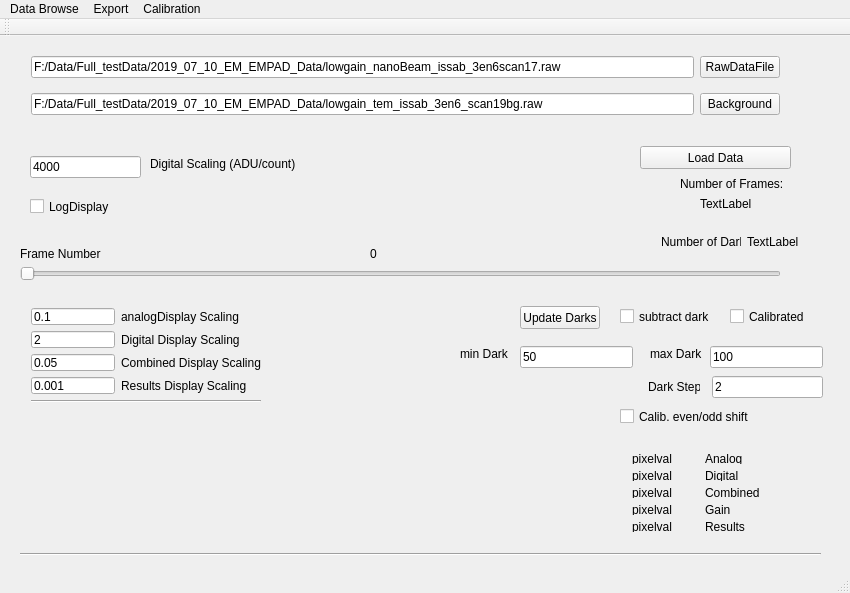
<?xml version="1.0" encoding="UTF-8"?>
<ui version="4.0">
 <class>MainWindow</class>
 <widget class="QMainWindow" name="MainWindow">
  <property name="geometry">
   <rect>
    <x>0</x>
    <y>0</y>
    <width>850</width>
    <height>593</height>
   </rect>
  </property>
  <property name="windowTitle">
   <string>EMPAD Browser v0.05preBeta - Hugh Philipp</string>
  </property>
  <widget class="QWidget" name="centralWidget">
   <widget class="QSlider" name="frameSlider">
    <property name="geometry">
     <rect>
      <x>20</x>
      <y>230</y>
      <width>761</width>
      <height>16</height>
     </rect>
    </property>
    <property name="orientation">
     <enum>Qt::Horizontal</enum>
    </property>
   </widget>
   <widget class="QLineEdit" name="lineEdit_3">
    <property name="geometry">
     <rect>
      <x>30</x>
      <y>120</y>
      <width>111</width>
      <height>22</height>
     </rect>
    </property>
    <property name="text">
     <string>4000</string>
    </property>
   </widget>
   <widget class="QLabel" name="label">
    <property name="geometry">
     <rect>
      <x>150</x>
      <y>120</y>
      <width>151</width>
      <height>16</height>
     </rect>
    </property>
    <property name="text">
     <string>Digital Scaling (ADU/count)</string>
    </property>
   </widget>
   <widget class="QWidget" name="gridLayoutWidget">
    <property name="geometry">
     <rect>
      <x>20</x>
      <y>0</y>
      <width>771</width>
      <height>101</height>
     </rect>
    </property>
    <layout class="QGridLayout" name="gridLayout">
     <item row="0" column="0">
      <widget class="QLineEdit" name="lineEdit">
       <property name="text">
        <string>F:/Data/Full_testData/2019_07_10_EM_EMPAD_Data/lowgain_nanoBeam_issab_3en6scan17.raw</string>
       </property>
      </widget>
     </item>
     <item row="0" column="1">
      <widget class="QPushButton" name="pushButton">
       <property name="text">
        <string>RawDataFile</string>
       </property>
      </widget>
     </item>
     <item row="1" column="0">
      <widget class="QLineEdit" name="lineEdit_2">
       <property name="text">
        <string>F:/Data/Full_testData/2019_07_10_EM_EMPAD_Data/lowgain_tem_issab_3en6_scan19bg.raw</string>
       </property>
      </widget>
     </item>
     <item row="1" column="1">
      <widget class="QPushButton" name="pushButton_2">
       <property name="text">
        <string>Background</string>
       </property>
      </widget>
     </item>
    </layout>
   </widget>
   <widget class="QLabel" name="label_2">
    <property name="geometry">
     <rect>
      <x>20</x>
      <y>210</y>
      <width>121</width>
      <height>16</height>
     </rect>
    </property>
    <property name="text">
     <string>Frame Number</string>
    </property>
   </widget>
   <widget class="QLabel" name="label_3">
    <property name="geometry">
     <rect>
      <x>370</x>
      <y>210</y>
      <width>52</width>
      <height>15</height>
     </rect>
    </property>
    <property name="text">
     <string>0</string>
    </property>
   </widget>
   <widget class="QPushButton" name="pushButton_3">
    <property name="geometry">
     <rect>
      <x>640</x>
      <y>110</y>
      <width>151</width>
      <height>23</height>
     </rect>
    </property>
    <property name="text">
     <string>Load Data</string>
    </property>
   </widget>
   <widget class="QLabel" name="label_4">
    <property name="geometry">
     <rect>
      <x>680</x>
      <y>140</y>
      <width>111</width>
      <height>16</height>
     </rect>
    </property>
    <property name="text">
     <string>Number of Frames:</string>
    </property>
   </widget>
   <widget class="QLabel" name="numFrames">
    <property name="geometry">
     <rect>
      <x>700</x>
      <y>160</y>
      <width>81</width>
      <height>16</height>
     </rect>
    </property>
    <property name="text">
     <string>TextLabel</string>
    </property>
   </widget>
   <widget class="QCheckBox" name="checkBox">
    <property name="geometry">
     <rect>
      <x>620</x>
      <y>270</y>
      <width>91</width>
      <height>21</height>
     </rect>
    </property>
    <property name="text">
     <string>subtract dark</string>
    </property>
   </widget>
   <widget class="QWidget" name="horizontalLayoutWidget">
    <property name="geometry">
     <rect>
      <x>650</x>
      <y>190</y>
      <width>160</width>
      <height>31</height>
     </rect>
    </property>
    <layout class="QHBoxLayout" name="horizontalLayout">
     <item>
      <widget class="QLabel" name="label_8">
       <property name="text">
        <string>Number of Darks:</string>
       </property>
      </widget>
     </item>
     <item>
      <widget class="QLabel" name="label_9">
       <property name="text">
        <string>TextLabel</string>
       </property>
      </widget>
     </item>
    </layout>
   </widget>
   <widget class="QLineEdit" name="lineEdit_7">
    <property name="geometry">
     <rect>
      <x>520</x>
      <y>310</y>
      <width>113</width>
      <height>22</height>
     </rect>
    </property>
    <property name="text">
     <string>50</string>
    </property>
   </widget>
   <widget class="QLineEdit" name="lineEdit_8">
    <property name="geometry">
     <rect>
      <x>710</x>
      <y>310</y>
      <width>113</width>
      <height>22</height>
     </rect>
    </property>
    <property name="text">
     <string>100</string>
    </property>
   </widget>
   <widget class="QPushButton" name="pushButton_4">
    <property name="geometry">
     <rect>
      <x>520</x>
      <y>270</y>
      <width>80</width>
      <height>23</height>
     </rect>
    </property>
    <property name="text">
     <string>Update Darks</string>
    </property>
   </widget>
   <widget class="QLabel" name="label_10">
    <property name="geometry">
     <rect>
      <x>460</x>
      <y>310</y>
      <width>52</width>
      <height>15</height>
     </rect>
    </property>
    <property name="text">
     <string>min Dark</string>
    </property>
   </widget>
   <widget class="QLabel" name="label_11">
    <property name="geometry">
     <rect>
      <x>650</x>
      <y>310</y>
      <width>52</width>
      <height>15</height>
     </rect>
    </property>
    <property name="text">
     <string>max Dark</string>
    </property>
   </widget>
   <widget class="QCheckBox" name="checkBox_2">
    <property name="geometry">
     <rect>
      <x>30</x>
      <y>160</y>
      <width>91</width>
      <height>21</height>
     </rect>
    </property>
    <property name="text">
     <string>LogDisplay</string>
    </property>
   </widget>
   <widget class="QWidget" name="horizontalLayoutWidget_2">
    <property name="geometry">
     <rect>
      <x>80</x>
      <y>406</y>
      <width>581</width>
      <height>20</height>
     </rect>
    </property>
    <layout class="QHBoxLayout" name="horizontalLayout_2">
     <item>
      <widget class="QLabel" name="label_12">
       <property name="text">
        <string>Pixel: x:</string>
       </property>
      </widget>
     </item>
     <item>
      <widget class="QLabel" name="label_13">
       <property name="text">
        <string>xval</string>
       </property>
      </widget>
     </item>
     <item>
      <widget class="QLabel" name="label_14">
       <property name="text">
        <string>y:</string>
       </property>
      </widget>
     </item>
     <item>
      <widget class="QLabel" name="label_15">
       <property name="text">
        <string>yval</string>
       </property>
      </widget>
     </item>
     <item>
      <widget class="QLabel" name="label_16">
       <property name="text">
        <string>Pixel Value:</string>
       </property>
      </widget>
     </item>
    </layout>
   </widget>
   <widget class="QLineEdit" name="lineEdit_darkStep">
    <property name="geometry">
     <rect>
      <x>712</x>
      <y>340</y>
      <width>111</width>
      <height>22</height>
     </rect>
    </property>
    <property name="text">
     <string>2</string>
    </property>
   </widget>
   <widget class="QLabel" name="label_19">
    <property name="geometry">
     <rect>
      <x>648</x>
      <y>343</y>
      <width>52</width>
      <height>15</height>
     </rect>
    </property>
    <property name="text">
     <string>Dark Step</string>
    </property>
   </widget>
   <widget class="Line" name="line_2">
    <property name="geometry">
     <rect>
      <x>20</x>
      <y>510</y>
      <width>801</width>
      <height>16</height>
     </rect>
    </property>
    <property name="orientation">
     <enum>Qt::Horizontal</enum>
    </property>
   </widget>
   <widget class="QWidget" name="layoutWidget">
    <property name="geometry">
     <rect>
      <x>80</x>
      <y>435</y>
      <width>191</width>
      <height>17</height>
     </rect>
    </property>
    <layout class="QHBoxLayout" name="horizontalLayout_3">
     <item>
      <widget class="QLabel" name="label_17">
       <property name="text">
        <string>Mouse on:</string>
       </property>
      </widget>
     </item>
     <item>
      <widget class="QLabel" name="label_18">
       <property name="text">
        <string>ImageName</string>
       </property>
      </widget>
     </item>
    </layout>
   </widget>
   <widget class="QWidget" name="layoutWidget">
    <property name="geometry">
     <rect>
      <x>621</x>
      <y>406</y>
      <width>161</width>
      <height>101</height>
     </rect>
    </property>
    <layout class="QGridLayout" name="gridLayout_3">
     <item row="0" column="0">
      <widget class="QLabel" name="label_anaPix">
       <property name="text">
        <string>pixelval</string>
       </property>
      </widget>
     </item>
     <item row="0" column="1">
      <widget class="QLabel" name="label_22">
       <property name="text">
        <string>Analog</string>
       </property>
      </widget>
     </item>
     <item row="1" column="0">
      <widget class="QLabel" name="label_digPix">
       <property name="text">
        <string>pixelval</string>
       </property>
      </widget>
     </item>
     <item row="1" column="1">
      <widget class="QLabel" name="label_23">
       <property name="text">
        <string>Digital</string>
       </property>
      </widget>
     </item>
     <item row="2" column="0">
      <widget class="QLabel" name="label_comPix">
       <property name="text">
        <string>pixelval</string>
       </property>
      </widget>
     </item>
     <item row="2" column="1">
      <widget class="QLabel" name="label_24">
       <property name="text">
        <string>Combined</string>
       </property>
      </widget>
     </item>
     <item row="3" column="0">
      <widget class="QLabel" name="label_gainPix">
       <property name="text">
        <string>pixelval</string>
       </property>
      </widget>
     </item>
     <item row="3" column="1">
      <widget class="QLabel" name="label_29">
       <property name="text">
        <string>Gain</string>
       </property>
      </widget>
     </item>
     <item row="4" column="0">
      <widget class="QLabel" name="label_resPix">
       <property name="text">
        <string>pixelval</string>
       </property>
      </widget>
     </item>
     <item row="4" column="1">
      <widget class="QLabel" name="label_28">
       <property name="text">
        <string>Results</string>
       </property>
      </widget>
     </item>
    </layout>
   </widget>
   <widget class="QWidget" name="layoutWidget">
    <property name="geometry">
     <rect>
      <x>20</x>
      <y>261</y>
      <width>252</width>
      <height>117</height>
     </rect>
    </property>
    <layout class="QGridLayout" name="gridLayout_2">
     <item row="0" column="0">
      <widget class="QLineEdit" name="lineEdit_4">
       <property name="text">
        <string>0.1</string>
       </property>
      </widget>
     </item>
     <item row="0" column="1">
      <widget class="QLabel" name="label_5">
       <property name="text">
        <string>analogDisplay Scaling</string>
       </property>
      </widget>
     </item>
     <item row="1" column="0">
      <widget class="QLineEdit" name="lineEdit_5">
       <property name="text">
        <string>2</string>
       </property>
      </widget>
     </item>
     <item row="1" column="1">
      <widget class="QLabel" name="label_6">
       <property name="text">
        <string>Digital Display Scaling</string>
       </property>
      </widget>
     </item>
     <item row="2" column="0">
      <widget class="QLineEdit" name="lineEdit_6">
       <property name="text">
        <string>0.05</string>
       </property>
      </widget>
     </item>
     <item row="2" column="1">
      <widget class="QLabel" name="label_7">
       <property name="text">
        <string>Combined Display Scaling</string>
       </property>
      </widget>
     </item>
     <item row="3" column="0">
      <widget class="QLineEdit" name="lineEdit_resultsScale">
       <property name="text">
        <string>0.001</string>
       </property>
      </widget>
     </item>
     <item row="3" column="1">
      <widget class="QLabel" name="label_20">
       <property name="text">
        <string>Results Display Scaling</string>
       </property>
      </widget>
     </item>
     <item row="4" column="0" colspan="2">
      <widget class="Line" name="line">
       <property name="orientation">
        <enum>Qt::Horizontal</enum>
       </property>
      </widget>
     </item>
    </layout>
   </widget>
   <widget class="QCheckBox" name="checkBox_calib">
    <property name="geometry">
     <rect>
      <x>730</x>
      <y>270</y>
      <width>91</width>
      <height>21</height>
     </rect>
    </property>
    <property name="text">
     <string>Calibrated</string>
    </property>
   </widget>
   <widget class="QCheckBox" name="checkBox_evenOdd">
    <property name="geometry">
     <rect>
      <x>620</x>
      <y>370</y>
      <width>161</width>
      <height>21</height>
     </rect>
    </property>
    <property name="text">
     <string>Calib. even/odd shift</string>
    </property>
   </widget>
  </widget>
  <widget class="QMenuBar" name="menuBar">
   <property name="geometry">
    <rect>
     <x>0</x>
     <y>0</y>
     <width>850</width>
     <height>24</height>
    </rect>
   </property>
   <widget class="QMenu" name="menuData">
    <property name="title">
     <string>Data Browse</string>
    </property>
    <addaction name="actionHistogram_Pixel"/>
    <addaction name="actionPlot_Pixel_Values"/>
    <addaction name="actionHistogram_Area"/>
    <addaction name="actionCalc_Debounce_Offsets"/>
    <addaction name="actionAdd_Frames"/>
   </widget>
   <widget class="QMenu" name="menuExport">
    <property name="title">
     <string>Export</string>
    </property>
    <addaction name="actionSave_Video"/>
    <addaction name="actionExport_Calibrated_Data"/>
   </widget>
   <widget class="QMenu" name="menuCalibration">
    <property name="title">
     <string>Calibration</string>
    </property>
    <addaction name="actionCalculate_Calibration_Darks"/>
   </widget>
   <addaction name="menuData"/>
   <addaction name="menuExport"/>
   <addaction name="menuCalibration"/>
  </widget>
  <widget class="QToolBar" name="mainToolBar">
   <attribute name="toolBarArea">
    <enum>TopToolBarArea</enum>
   </attribute>
   <attribute name="toolBarBreak">
    <bool>false</bool>
   </attribute>
  </widget>
  <widget class="QStatusBar" name="statusBar"/>
  <action name="actionHistogram_Pixel">
   <property name="text">
    <string>Histogram Pixel</string>
   </property>
  </action>
  <action name="actionPlot_Pixel_Values">
   <property name="text">
    <string>Plot Pixel Values</string>
   </property>
  </action>
  <action name="actionHistogram_Area">
   <property name="text">
    <string>Histogram Area</string>
   </property>
  </action>
  <action name="actionSave_Video">
   <property name="text">
    <string>Save Video</string>
   </property>
  </action>
  <action name="actionCalc_Debounce_Offsets">
   <property name="text">
    <string>Calc. Debounce Offsets</string>
   </property>
  </action>
  <action name="actionAdd_Frames">
   <property name="text">
    <string>Sum Frames</string>
   </property>
  </action>
  <action name="actionCalculate_Calibration_Darks">
   <property name="text">
    <string>Calculate Calibration Darks</string>
   </property>
  </action>
  <action name="actionExport_Calibrated_Data">
   <property name="text">
    <string>Export Calibrated Data</string>
   </property>
  </action>
 </widget>
 <layoutdefault spacing="6" margin="11"/>
 <resources/>
 <connections/>
</ui>
